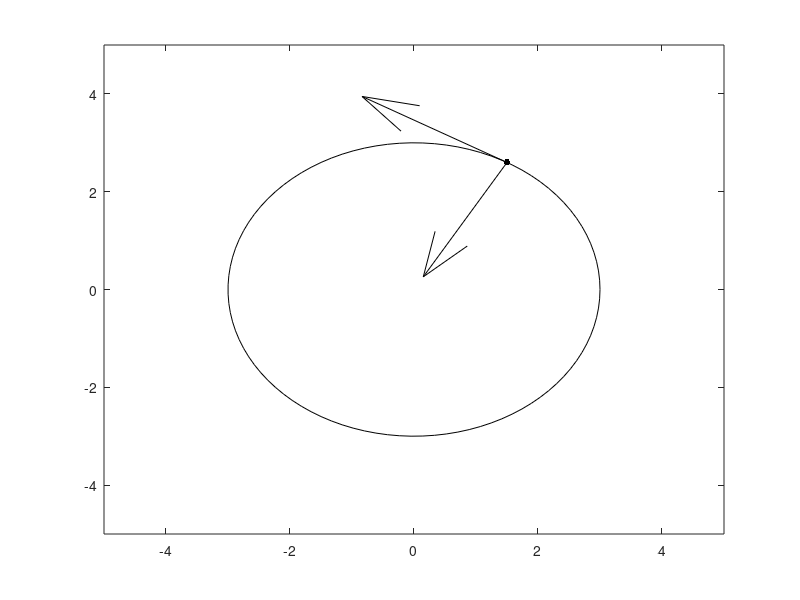

Write MATLAB code to recreate this figure. (Note: this script raises an error after producing the figure.)
% SPH4U0
% Bing Li
% Mr. van Bemmel
% MPS14 - Calculus ABD 9e
% Page 891, 1-4

% Question 1
graph = figure(1); % Create a figure object, every graph gets its own window
t = linspace (0,2*pi);
x = 3*cos(t);
y = 3*sin(t);
v = pi/3; % Used to plot vectors

plot(x,y,'k'); hold on; % hold allows you to use multiple functions to plot on the same graph
plot(3*cos(v),3*sin(v),'.k','MarkerSize',15); % Marker for visibility
quiver(3*cos(v),3*sin(v),-3*sin(v),3*cos(v),'k'); % quiver(x(v),y(v),x'(v),y'(v)), this is velocity
quiver(3*cos(v),3*sin(v),-3*cos(v),-3*sin(v),'k'); % quiver(x(v),y(v),x''(v),y''(v)), this is acceleration
axis([-5,5,-5,5]); hold off % Always remember to turn off hold

% Position the axes at origin
ax = gca;
ax.XAxisLocation = 'origin';
ax.YAxisLocation = 'origin';
% Result: Circle

% Question 2
graph = figure(2); % Create a figure object, every graph gets its own window
t = linspace (-3,3);
x = t;
y = power(t,2);
v = 2; % Used to plot vectors
plot(x,y,'k'); hold on;
plot(v,v^2,'.k','MarkerSize',15); % Marker for visibility
quiver(v,v^2,1,2*v,'k'); % Velocity
quiver(v,v^2,0,2,'k'); % Acceleration
axis([-5,5,-1,9]); hold off

% Position the axes at origin
ax = gca;
ax.XAxisLocation = 'origin';
ax.YAxisLocation = 'origin';
% Result: Parabola

% Question 3
graph = figure(3); % Create a figure object, every graph gets its own window
t = linspace (-10,10);
x = exp(t);
y = exp(-t);
v = 0; % Used to plot vectors

% Position the axes at origin
plot(x,y,'k'); hold on;
plot(exp(v),exp(-v),'.k','MarkerSize',15); % Marker for visibility
quiver(exp(v),exp(-v),exp(v),-exp(-v),'k'); % Velocity
quiver(exp(v),exp(-v),exp(v),exp(-v),'k'); % Acceleration
axis([0,5,0,5]); hold off

ax = gca;
ax.XAxisLocation = 'origin';
ax.YAxisLocation = 'origin';
% Result: Something looking like 1/|x|

% Question 4
graph = figure(4); % Create a figure object, every graph gets its own window
t = linspace (-10,10);
x = 2+4*t;
y = 1-t;
v = 1; % Used to plot vectors

plot(x,y,'k'); hold on;
plot(2+4*v,1-v,'.k','MarkerSize',15); % Marker for visibility
quiver(2+4*v,1-v,4,-1,'k'); % Velocity
quiver(2+4*v,1-v,0,0,'k'); % Acceleration
axis([0,10,-5,5]); hold off

% Position the axes at origin
ax = gca;
ax.XAxisLocation = 'origin';
ax.YAxisLocation = 'origin';
% Result: Straight Line
